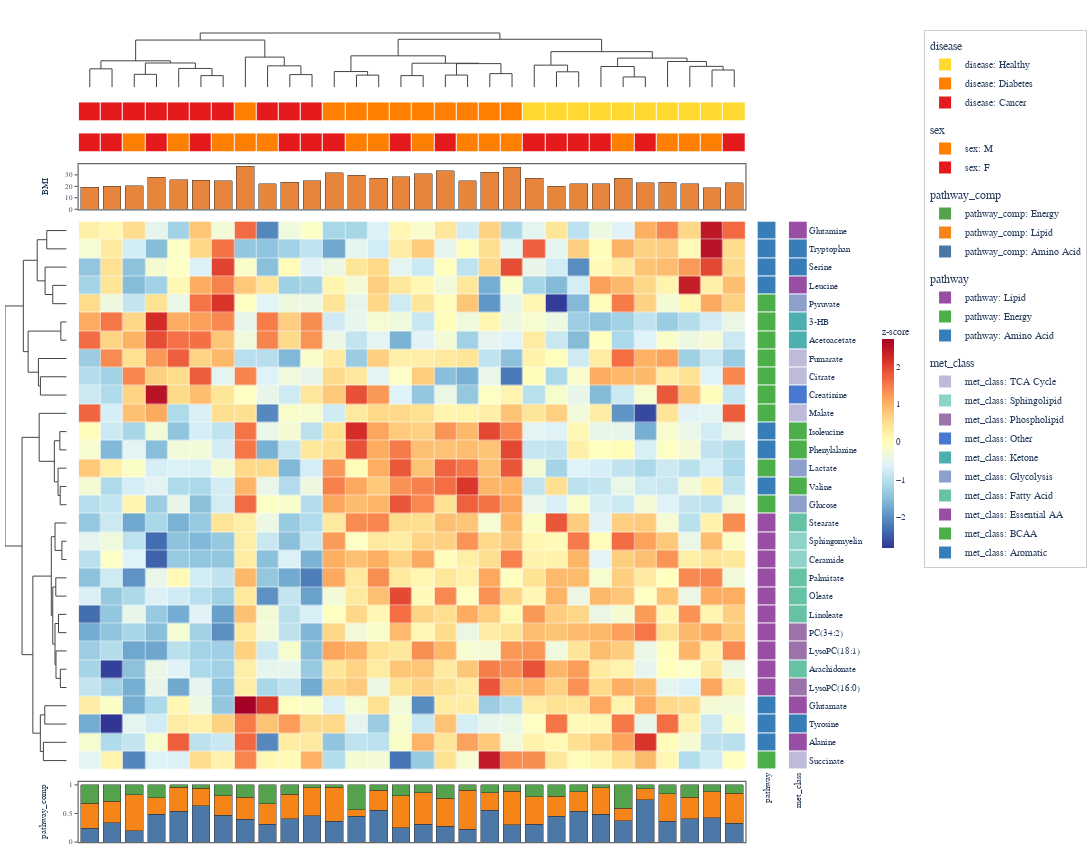

Notebook cell for this chart:
### Code cell
# ---------- 5. Clinical Metabolomics ----------
#
# Serum metabolite concentrations in a clinical cohort.
# Patients grouped by disease status; metabolites annotated by pathway and class.
# Stacked bars show pathway composition per patient.

rng5 = np.random.default_rng(2028)

# Metabolites from major pathways
aa_metabolites = ["Alanine", "Glutamine", "Glutamate", "Leucine", "Isoleucine",
                  "Valine", "Phenylalanine", "Tyrosine", "Tryptophan", "Serine"]
lipid_metabolites = ["Palmitate", "Stearate", "Oleate", "Linoleate", "Arachidonate",
                     "Sphingomyelin", "Ceramide", "LysoPC(16:0)", "LysoPC(18:1)", "PC(34:2)"]
energy_metabolites = ["Glucose", "Lactate", "Pyruvate", "Citrate", "Succinate",
                      "Fumarate", "Malate", "3-HB", "Acetoacetate", "Creatinine"]

all_metabolites = aa_metabolites + lipid_metabolites + energy_metabolites
met_pathway = ["Amino Acid"] * 10 + ["Lipid"] * 10 + ["Energy"] * 10
met_class = (["Essential AA"] * 4 + ["BCAA"] * 3 + ["Aromatic"] * 3 +
             ["Fatty Acid"] * 5 + ["Sphingolipid"] * 2 + ["Phospholipid"] * 3 +
             ["Glycolysis"] * 3 + ["TCA Cycle"] * 4 + ["Ketone"] * 2 + ["Other"] * 1)
n_met = len(all_metabolites)

# 30 patients: 10 Healthy, 10 Diabetes, 10 Cancer
n_patients = 30
disease = ["Healthy"] * 10 + ["Diabetes"] * 10 + ["Cancer"] * 10
sex = rng5.choice(["M", "F"], n_patients).tolist()
age = rng5.integers(35, 75, n_patients).astype(float)
bmi = np.concatenate([
    rng5.normal(23, 2, 10),   # Healthy
    rng5.normal(31, 3, 10),   # Diabetes
    rng5.normal(22, 3, 10),   # Cancer
])

patient_labels = [f"P{i+1:02d}" for i in range(n_patients)]

# Concentration data with disease-specific signatures
conc = rng5.standard_normal((n_met, n_patients)) * 0.6
# Diabetes: elevated BCAAs (Leucine, Isoleucine, Valine) and glucose
conc[4:7, 10:20] += 2.5   # BCAAs
conc[20, 10:20] += 3.0    # Glucose
conc[21, 10:20] += 2.0    # Lactate
# Cancer: altered lipids and ketone bodies
conc[10:20, 20:] -= 1.8   # Lipids down
conc[27:29, 20:] += 2.5   # Ketone bodies up
# Healthy: balanced amino acids
conc[:10, :10] += 0.5

df_met = pd.DataFrame(conc, index=all_metabolites, columns=patient_labels)

# Pathway composition per patient (stacked bar)
pathway_comp = rng5.dirichlet([3, 4, 2], n_patients)

top_ha5 = HeatmapAnnotation(
    disease=disease,
    sex=sex,
    BMI={"values": bmi, "type": "bar", "color": "#E8853D"},
)
bottom_ha5 = HeatmapAnnotation(
    pathway_comp={
        "values": pathway_comp,
        "type": "stacked_bar",
        "stack_names": ["Amino Acid", "Lipid", "Energy"],
        "colors": ["#4C78A8", "#F58518", "#54A24B"],
    },
)
right_ha5 = HeatmapAnnotation(
    pathway=met_pathway,
    met_class=met_class,
    which="row",
)

hm5 = ComplexHeatmap(
    df_met,
    top_annotation=top_ha5,
    bottom_annotation=bottom_ha5,
    right_annotation=right_ha5,
    colorscale="RdYlBu_r",
    normalize="row",
    name="z-score",
    cluster_method="complete",
    cluster_metric="correlation",
    width=1100,
    height=850,
)
hm5.to_plotly()

### Figure 1 — Plotly figure (JSON) as saved in the notebook; plotly's stock layout.template omitted (floating-point values rounded to 4 significant figures; data arrays with more than 128 entries replaced by an {"elided": "..."} marker saying what was removed)
{"data": [{"colorbar": {"len": 0.3, "outlinewidth": 0, "thickness": 12, "tickfont": {"family": "Arial, Helvetica, sans-serif", "size": 9}, "title": {"font": {"family": "Arial, Helvetica, sans-serif", "size": 10}, "text": "z-score"}, "x": 1.087, "xpad": 4, "y": 0.5}, "colorscale": [[0.0, "rgb(49,54,149)"], [0.1, "rgb(69,117,180)"], [0.2, "rgb(116,173,209)"], [0.3, "rgb(171,217,233)"], [0.4, "rgb(224,243,248)"], [0.5, "rgb(255,255,191)"], [0.6, "rgb(254,224,144)"], [0.7, "rgb(253,174,97)"], [0.8, "rgb(244,109,67)"], [0.9, "rgb(215,48,39)"], [1.0, "rgb(165,0,38)"]], "customdata": {"elided": "30x30x2 str values"}, "hovertemplate": "row: %{customdata[0]}<br>col: %{customdata[1]}<br>value: %{z:.3f}<extra></extra>", "x": [0.0, 1.0, 2.0, 3.0, 4.0, 5.0, 6.0, 7.0, 8.0, 9.0, 10.0, 11.0, 12.0, 13.0, 14.0, 15.0, 16.0, 17.0, 18.0, 19.0, 20.0, 21.0, 22.0, 23.0, 24.0, 25.0, 26.0, 27.0, 28.0, 29.0], "xgap": 0.5, "y": [0.0, 1.0, 2.0, 3.0, 4.0, 5.0, 6.0, 7.0, 8.0, 9.0, 10.0, 11.0, 12.0, 13.0, 14.0, 15.0, 16.0, 17.0, 18.0, 19.0, 20.0, 21.0, 22.0, 23.0, 24.0, 25.0, 26.0, 27.0, 28.0, 29.0], "ygap": 0.5, "z": {"elided": "30x30 float values"}, "type": "heatmap", "xaxis": "x6", "yaxis": "y6"}, {"hoverinfo": "none", "line": {"color": "#444444", "width": 1.0}, "mode": "lines", "showlegend": false, "x": [0.0, 0.0, 1.0, 1.0], "y": [0.0, 0.5728, 0.5728, 0.0], "type": "scatter", "xaxis": "x", "yaxis": "y"}, {"hoverinfo": "none", "line": {"color": "#444444", "width": 1.0}, "mode": "lines", "showlegend": false, "x": [2.0, 2.0, 3.0, 3.0], "y": [0.0, 0.3994, 0.3994, 0.0], "type": "scatter", "xaxis": "x", "yaxis": "y"}, {"hoverinfo": "none", "line": {"color": "#444444", "width": 1.0}, "mode": "lines", "showlegend": false, "x": [5.0, 5.0, 6.0, 6.0], "y": [0.0, 0.3589, 0.3589, 0.0], "type": "scatter", "xaxis": "x", "yaxis": "y"}, {"hoverinfo": "none", "line": {"color": "#444444", "width": 1.0}, "mode": "lines", "showlegend": false, "x": [4.0, 4.0, 5.5, 5.5], "y": [0.0, 0.5846, 0.5846, 0.3589], "type": "scatter", "xaxis": "x", "yaxis": "y"}, {"hoverinfo": "none", "line": {"color": "#444444", "width": 1.0}, "mode": "lines", "showlegend": false, "x": [2.5, 2.5, 4.75, 4.75], "y": [0.3994, 0.7559, 0.7559, 0.5846], "type": "scatter", "xaxis": "x", "yaxis": "y"}, {"hoverinfo": "none", "line": {"color": "#444444", "width": 1.0}, "mode": "lines", "showlegend": false, "x": [0.5, 0.5, 3.625, 3.625], "y": [0.5728, 0.8245, 0.8245, 0.7559], "type": "scatter", "xaxis": "x", "yaxis": "y"}, {"hoverinfo": "none", "line": {"color": "#444444", "width": 1.0}, "mode": "lines", "showlegend": false, "x": [9.0, 9.0, 10.0, 10.0], "y": [0.0, 0.3917, 0.3917, 0.0], "type": "scatter", "xaxis": "x", "yaxis": "y"}, {"hoverinfo": "none", "line": {"color": "#444444", "width": 1.0}, "mode": "lines", "showlegend": false, "x": [8.0, 8.0, 9.5, 9.5], "y": [0.0, 0.6662, 0.6662, 0.3917], "type": "scatter", "xaxis": "x", "yaxis": "y"}, {"hoverinfo": "none", "line": {"color": "#444444", "width": 1.0}, "mode": "lines", "showlegend": false, "x": [7.0, 7.0, 8.75, 8.75], "y": [0.0, 0.9406, 0.9406, 0.6662], "type": "scatter", "xaxis": "x", "yaxis": "y"}, {"hoverinfo": "none", "line": {"color": "#444444", "width": 1.0}, "mode": "lines", "showlegend": false, "x": [2.062, 2.062, 7.875, 7.875], "y": [0.8245, 1.475, 1.475, 0.9406], "type": "scatter", "xaxis": "x", "yaxis": "y"}, {"hoverinfo": "none", "line": {"color": "#444444", "width": 1.0}, "mode": "lines", "showlegend": false, "x": [12.0, 12.0, 13.0, 13.0], "y": [0.0, 0.3751, 0.3751, 0.0], "type": "scatter", "xaxis": "x", "yaxis": "y"}, {"hoverinfo": "none", "line": {"color": "#444444", "width": 1.0}, "mode": "lines", "showlegend": false, "x": [11.0, 11.0, 12.5, 12.5], "y": [0.0, 0.487, 0.487, 0.3751], "type": "scatter", "xaxis": "x", "yaxis": "y"}, {"hoverinfo": "none", "line": {"color": "#444444", "width": 1.0}, "mode": "lines", "showlegend": false, "x": [14.0, 14.0, 15.0, 15.0], "y": [0.0, 0.36, 0.36, 0.0], "type": "scatter", "xaxis": "x", "yaxis": "y"}, {"hoverinfo": "none", "line": {"color": "#444444", "width": 1.0}, "mode": "lines", "showlegend": false, "x": [16.0, 16.0, 17.0, 17.0], "y": [0.0, 0.3772, 0.3772, 0.0], "type": "scatter", "xaxis": "x", "yaxis": "y"}, {"hoverinfo": "none", "line": {"color": "#444444", "width": 1.0}, "mode": "lines", "showlegend": false, "x": [18.0, 18.0, 19.0, 19.0], "y": [0.0, 0.4217, 0.4217, 0.0], "type": "scatter", "xaxis": "x", "yaxis": "y"}, {"hoverinfo": "none", "line": {"color": "#444444", "width": 1.0}, "mode": "lines", "showlegend": false, "x": [16.5, 16.5, 18.5, 18.5], "y": [0.3772, 0.736, 0.736, 0.4217], "type": "scatter", "xaxis": "x", "yaxis": "y"}, {"hoverinfo": "none", "line": {"color": "#444444", "width": 1.0}, "mode": "lines", "showlegend": false, "x": [14.5, 14.5, 17.5, 17.5], "y": [0.36, 0.7486, 0.7486, 0.736], "type": "scatter", "xaxis": "x", "yaxis": "y"}, {"hoverinfo": "none", "line": {"color": "#444444", "width": 1.0}, "mode": "lines", "showlegend": false, "x": [11.75, 11.75, 16.0, 16.0], "y": [0.487, 0.9802, 0.9802, 0.7486], "type": "scatter", "xaxis": "x", "yaxis": "y"}, {"hoverinfo": "none", "line": {"color": "#444444", "width": 1.0}, "mode": "lines", "showlegend": false, "x": [21.0, 21.0, 22.0, 22.0], "y": [0.0, 0.4792, 0.4792, 0.0], "type": "scatter", "xaxis": "x", "yaxis": "y"}, {"hoverinfo": "none", "line": {"color": "#444444", "width": 1.0}, "mode": "lines", "showlegend": false, "x": [20.0, 20.0, 21.5, 21.5], "y": [0.0, 0.6881, 0.6881, 0.4792], "type": "scatter", "xaxis": "x", "yaxis": "y"}, {"hoverinfo": "none", "line": {"color": "#444444", "width": 1.0}, "mode": "lines", "showlegend": false, "x": [24.0, 24.0, 25.0, 25.0], "y": [0.0, 0.3183, 0.3183, 0.0], "type": "scatter", "xaxis": "x", "yaxis": "y"}, {"hoverinfo": "none", "line": {"color": "#444444", "width": 1.0}, "mode": "lines", "showlegend": false, "x": [23.0, 23.0, 24.5, 24.5], "y": [0.0, 0.645, 0.645, 0.3183], "type": "scatter", "xaxis": "x", "yaxis": "y"}, {"hoverinfo": "none", "line": {"color": "#444444", "width": 1.0}, "mode": "lines", "showlegend": false, "x": [28.0, 28.0, 29.0, 29.0], "y": [0.0, 0.5359, 0.5359, 0.0], "type": "scatter", "xaxis": "x", "yaxis": "y"}, {"hoverinfo": "none", "line": {"color": "#444444", "width": 1.0}, "mode": "lines", "showlegend": false, "x": [27.0, 27.0, 28.5, 28.5], "y": [0.0, 0.6497, 0.6497, 0.5359], "type": "scatter", "xaxis": "x", "yaxis": "y"}, {"hoverinfo": "none", "line": {"color": "#444444", "width": 1.0}, "mode": "lines", "showlegend": false, "x": [26.0, 26.0, 27.75, 27.75], "y": [0.0, 0.8036, 0.8036, 0.6497], "type": "scatter", "xaxis": "x", "yaxis": "y"}, {"hoverinfo": "none", "line": {"color": "#444444", "width": 1.0}, "mode": "lines", "showlegend": false, "x": [23.75, 23.75, 26.88, 26.88], "y": [0.645, 0.9094, 0.9094, 0.8036], "type": "scatter", "xaxis": "x", "yaxis": "y"}, {"hoverinfo": "none", "line": {"color": "#444444", "width": 1.0}, "mode": "lines", "showlegend": false, "x": [20.75, 20.75, 25.31, 25.31], "y": [0.6881, 1.112, 1.112, 0.9094], "type": "scatter", "xaxis": "x", "yaxis": "y"}, {"hoverinfo": "none", "line": {"color": "#444444", "width": 1.0}, "mode": "lines", "showlegend": false, "x": [13.88, 13.88, 23.03, 23.03], "y": [0.9802, 1.5, 1.5, 1.112], "type": "scatter", "xaxis": "x", "yaxis": "y"}, {"hoverinfo": "none", "line": {"color": "#444444", "width": 1.0}, "mode": "lines", "showlegend": false, "x": [4.969, 4.969, 18.45, 18.45], "y": [1.475, 1.697, 1.697, 1.5], "type": "scatter", "xaxis": "x", "yaxis": "y"}, {"hoverinfo": "none", "line": {"color": "#444444", "width": 1.0}, "mode": "lines", "showlegend": false, "x": [-0.0, -0.6001, -0.6001, -0.0], "y": [0.0, 0.0, 1.0, 1.0], "type": "scatter", "xaxis": "x5", "yaxis": "y5"}, {"hoverinfo": "none", "line": {"color": "#444444", "width": 1.0}, "mode": "lines", "showlegend": false, "x": [-0.0, -0.4188, -0.4188, -0.0], "y": [3.0, 3.0, 4.0, 4.0], "type": "scatter", "xaxis": "x5", "yaxis": "y5"}, {"hoverinfo": "none", "line": {"color": "#444444", "width": 1.0}, "mode": "lines", "showlegend": false, "x": [-0.0, -0.6496, -0.6496, -0.4188], "y": [2.0, 2.0, 3.5, 3.5], "type": "scatter", "xaxis": "x5", "yaxis": "y5"}, {"hoverinfo": "none", "line": {"color": "#444444", "width": 1.0}, "mode": "lines", "showlegend": false, "x": [-0.6001, -0.8875, -0.8875, -0.6496], "y": [0.5, 0.5, 2.75, 2.75], "type": "scatter", "xaxis": "x5", "yaxis": "y5"}, {"hoverinfo": "none", "line": {"color": "#444444", "width": 1.0}, "mode": "lines", "showlegend": false, "x": [-0.0, -0.175, -0.175, -0.0], "y": [5.0, 5.0, 6.0, 6.0], "type": "scatter", "xaxis": "x5", "yaxis": "y5"}, {"hoverinfo": "none", "line": {"color": "#444444", "width": 1.0}, "mode": "lines", "showlegend": false, "x": [-0.0, -0.791, -0.791, -0.0], "y": [8.0, 8.0, 9.0, 9.0], "type": "scatter", "xaxis": "x5", "yaxis": "y5"}, {"hoverinfo": "none", "line": {"color": "#444444", "width": 1.0}, "mode": "lines", "showlegend": false, "x": [-0.0, -0.8516, -0.8516, -0.791], "y": [7.0, 7.0, 8.5, 8.5], "type": "scatter", "xaxis": "x5", "yaxis": "y5"}, {"hoverinfo": "none", "line": {"color": "#444444", "width": 1.0}, "mode": "lines", "showlegend": false, "x": [-0.175, -1.162, -1.162, -0.8516], "y": [5.5, 5.5, 7.75, 7.75], "type": "scatter", "xaxis": "x5", "yaxis": "y5"}, {"hoverinfo": "none", "line": {"color": "#444444", "width": 1.0}, "mode": "lines", "showlegend": false, "x": [-0.8875, -1.306, -1.306, -1.162], "y": [1.625, 1.625, 6.625, 6.625], "type": "scatter", "xaxis": "x5", "yaxis": "y5"}, {"hoverinfo": "none", "line": {"color": "#444444", "width": 1.0}, "mode": "lines", "showlegend": false, "x": [-0.0, -0.2058, -0.2058, -0.0], "y": [11.0, 11.0, 12.0, 12.0], "type": "scatter", "xaxis": "x5", "yaxis": "y5"}, {"hoverinfo": "none", "line": {"color": "#444444", "width": 1.0}, "mode": "lines", "showlegend": false, "x": [-0.0, -0.1946, -0.1946, -0.0], "y": [14.0, 14.0, 15.0, 15.0], "type": "scatter", "xaxis": "x5", "yaxis": "y5"}, {"hoverinfo": "none", "line": {"color": "#444444", "width": 1.0}, "mode": "lines", "showlegend": false, "x": [-0.0, -0.2588, -0.2588, -0.1946], "y": [13.0, 13.0, 14.5, 14.5], "type": "scatter", "xaxis": "x5", "yaxis": "y5"}, {"hoverinfo": "none", "line": {"color": "#444444", "width": 1.0}, "mode": "lines", "showlegend": false, "x": [-0.2058, -0.3705, -0.3705, -0.2588], "y": [11.5, 11.5, 13.75, 13.75], "type": "scatter", "xaxis": "x5", "yaxis": "y5"}, {"hoverinfo": "none", "line": {"color": "#444444", "width": 1.0}, "mode": "lines", "showlegend": false, "x": [-0.0, -0.8282, -0.8282, -0.3705], "y": [10.0, 10.0, 12.62, 12.62], "type": "scatter", "xaxis": "x5", "yaxis": "y5"}, {"hoverinfo": "none", "line": {"color": "#444444", "width": 1.0}, "mode": "lines", "showlegend": false, "x": [-0.0, -0.1437, -0.1437, -0.0], "y": [17.0, 17.0, 18.0, 18.0], "type": "scatter", "xaxis": "x5", "yaxis": "y5"}, {"hoverinfo": "none", "line": {"color": "#444444", "width": 1.0}, "mode": "lines", "showlegend": false, "x": [-0.0, -0.3507, -0.3507, -0.1437], "y": [16.0, 16.0, 17.5, 17.5], "type": "scatter", "xaxis": "x5", "yaxis": "y5"}, {"hoverinfo": "none", "line": {"color": "#444444", "width": 1.0}, "mode": "lines", "showlegend": false, "x": [-0.0, -0.3273, -0.3273, -0.0], "y": [19.0, 19.0, 20.0, 20.0], "type": "scatter", "xaxis": "x5", "yaxis": "y5"}, {"hoverinfo": "none", "line": {"color": "#444444", "width": 1.0}, "mode": "lines", "showlegend": false, "x": [-0.0, -0.246, -0.246, -0.0], "y": [21.0, 21.0, 22.0, 22.0], "type": "scatter", "xaxis": "x5", "yaxis": "y5"}, {"hoverinfo": "none", "line": {"color": "#444444", "width": 1.0}, "mode": "lines", "showlegend": false, "x": [-0.0, -0.1898, -0.1898, -0.0], "y": [24.0, 24.0, 25.0, 25.0], "type": "scatter", "xaxis": "x5", "yaxis": "y5"}, {"hoverinfo": "none", "line": {"color": "#444444", "width": 1.0}, "mode": "lines", "showlegend": false, "x": [-0.0, -0.3216, -0.3216, -0.1898], "y": [23.0, 23.0, 24.5, 24.5], "type": "scatter", "xaxis": "x5", "yaxis": "y5"}, {"hoverinfo": "none", "line": {"color": "#444444", "width": 1.0}, "mode": "lines", "showlegend": false, "x": [-0.246, -0.3506, -0.3506, -0.3216], "y": [21.5, 21.5, 23.75, 23.75], "type": "scatter", "xaxis": "x5", "yaxis": "y5"}, {"hoverinfo": "none", "line": {"color": "#444444", "width": 1.0}, "mode": "lines", "showlegend": false, "x": [-0.3273, -0.4192, -0.4192, -0.3506], "y": [19.5, 19.5, 22.62, 22.62], "type": "scatter", "xaxis": "x5", "yaxis": "y5"}, {"hoverinfo": "none", "line": {"color": "#444444", "width": 1.0}, "mode": "lines", "showlegend": false, "x": [-0.3507, -0.463, -0.463, -0.4192], "y": [16.75, 16.75, 21.06, 21.06], "type": "scatter", "xaxis": "x5", "yaxis": "y5"}, {"hoverinfo": "none", "line": {"color": "#444444", "width": 1.0}, "mode": "lines", "showlegend": false, "x": [-0.0, -0.6596, -0.6596, -0.0], "y": [26.0, 26.0, 27.0, 27.0], "type": "scatter", "xaxis": "x5", "yaxis": "y5"}, {"hoverinfo": "none", "line": {"color": "#444444", "width": 1.0}, "mode": "lines", "showlegend": false, "x": [-0.0, -0.7014, -0.7014, -0.0], "y": [28.0, 28.0, 29.0, 29.0], "type": "scatter", "xaxis": "x5", "yaxis": "y5"}, {"hoverinfo": "none", "line": {"color": "#444444", "width": 1.0}, "mode": "lines", "showlegend": false, "x": [-0.6596, -0.7936, -0.7936, -0.7014], "y": [26.5, 26.5, 28.5, 28.5], "type": "scatter", "xaxis": "x5", "yaxis": "y5"}, {"hoverinfo": "none", "line": {"color": "#444444", "width": 1.0}, "mode": "lines", "showlegend": false, "x": [-0.463, -1.019, -1.019, -0.7936], "y": [18.91, 18.91, 27.5, 27.5], "type": "scatter", "xaxis": "x5", "yaxis": "y5"}, {"hoverinfo": "none", "line": {"color": "#444444", "width": 1.0}, "mode": "lines", "showlegend": false, "x": [-0.8282, -1.345, -1.345, -1.019], "y": [11.31, 11.31, 23.2, 23.2], "type": "scatter", "xaxis": "x5", "yaxis": "y5"}, {"hoverinfo": "none", "line": {"color": "#444444", "width": 1.0}, "mode": "lines", "showlegend": false, "x": [-1.306, -1.858, -1.858, -1.345], "y": [4.125, 4.125, 17.26, 17.26], "type": "scatter", "xaxis": "x5", "yaxis": "y5"}, {"colorscale": [[0.0, "#E41A1C"], [0.3333, "#E41A1C"], [0.3333, "#FF7F00"], [0.6667, "#FF7F00"], [0.6667, "#FFD92F"], [1.0, "#FFD92F"]], "customdata": [["Cancer", "Cancer", "Cancer", "Cancer", "Cancer", "Cancer", "Cancer", "Diabetes", "Cancer", "Cancer", "Cancer", "Diabetes", "Diabetes", "Diabetes", "Diabetes", "Diabetes", "Diabetes", "Diabetes", "Diabetes", "Diabetes", "Healthy", "Healthy", "Healthy", "Healthy", "Healthy", "Healthy", "Healthy", "Healthy", "Healthy", "Healthy"]], "hovertemplate": "disease: %{customdata}<extra></extra>", "showscale": false, "x": [0.0, 1.0, 2.0, 3.0, 4.0, 5.0, 6.0, 7.0, 8.0, 9.0, 10.0, 11.0, 12.0, 13.0, 14.0, 15.0, 16.0, 17.0, 18.0, 19.0, 20.0, 21.0, 22.0, 23.0, 24.0, 25.0, 26.0, 27.0, 28.0, 29.0], "xgap": 1, "y": ["disease"], "ygap": 1, "z": [[0, 0, 0, 0, 0, 0, 0, 1, 0, 0, 0, 1, 1, 1, 1, 1, 1, 1, 1, 1, 2, 2, 2, 2, 2, 2, 2, 2, 2, 2]], "zmax": 2.5, "zmin": -0.5, "type": "heatmap", "xaxis": "x2", "yaxis": "y2"}, {"colorscale": [[0.0, "#E41A1C"], [0.5, "#E41A1C"], [0.5, "#FF7F00"], [1.0, "#FF7F00"]], "customdata": [["F", "F", "M", "F", "M", "F", "M", "M", "M", "F", "F", "F", "M", "M", "F", "M", "F", "M", "M", "M", "F", "F", "F", "F", "M", "F", "M", "M", "M", "F"]], "hovertemplate": "sex: %{customdata}<extra></extra>", "showscale": false, "x": [0.0, 1.0, 2.0, 3.0, 4.0, 5.0, 6.0, 7.0, 8.0, 9.0, 10.0, 11.0, 12.0, 13.0, 14.0, 15.0, 16.0, 17.0, 18.0, 19.0, 20.0, 21.0, 22.0, 23.0, 24.0, 25.0, 26.0, 27.0, 28.0, 29.0], "xgap": 1, "y": ["sex"], "ygap": 1, "z": [[0, 0, 1, 0, 1, 0, 1, 1, 1, 0, 0, 0, 1, 1, 0, 1, 0, 1, 1, 1, 0, 0, 0, 0, 1, 0, 1, 1, 1, 0]], "zmax": 1.5, "zmin": -0.5, "type": "heatmap", "xaxis": "x3", "yaxis": "y3"}, {"hovertemplate": "BMI: %{y:.2f}<extra></extra>", "marker": {"color": "#E8853D", "line": {"color": "#333333", "width": 0.5}}, "name": "BMI", "showlegend": false, "x": [0.0, 1.0, 2.0, 3.0, 4.0, 5.0, 6.0, 7.0, 8.0, 9.0, 10.0, 11.0, 12.0, 13.0, 14.0, 15.0, 16.0, 17.0, 18.0, 19.0, 20.0, 21.0, 22.0, 23.0, 24.0, 25.0, 26.0, 27.0, 28.0, 29.0], "y": [19.04, 20.27, 20.61, 27.79, 25.71, 25.53, 24.89, 37.38, 22.39, 23.48, 24.75, 32.08, 29.73, 26.87, 28.56, 31.06, 33.7, 24.7, 32.11, 36.46, 26.88, 20.15, 22.11, 22.4, 27.19, 23.01, 23.73, 22.47, 18.85, 22.97], "type": "bar", "xaxis": "x4", "yaxis": "y4"}, {"hovertemplate": "Amino Acid: %{y:.2f}<extra></extra>", "legendgroup": "pathway_comp", "marker": {"color": "#4C78A8", "line": {"color": "#333333", "width": 0.5}}, "name": "pathway_comp: Amino Acid", "showlegend": false, "x": [0.0, 1.0, 2.0, 3.0, 4.0, 5.0, 6.0, 7.0, 8.0, 9.0, 10.0, 11.0, 12.0, 13.0, 14.0, 15.0, 16.0, 17.0, 18.0, 19.0, 20.0, 21.0, 22.0, 23.0, 24.0, 25.0, 26.0, 27.0, 28.0, 29.0], "y": [0.2423, 0.3341, 0.1953, 0.4875, 0.5399, 0.6376, 0.4676, 0.4016, 0.3132, 0.4072, 0.4585, 0.3612, 0.4487, 0.552, 0.2532, 0.3081, 0.2753, 0.2205, 0.5567, 0.2985, 0.3093, 0.4545, 0.5381, 0.4893, 0.3712, 0.7436, 0.3634, 0.405, 0.4275, 0.3327], "type": "bar", "xaxis": "x9", "yaxis": "y9"}, {"hovertemplate": "Lipid: %{y:.2f}<extra></extra>", "legendgroup": "pathway_comp", "marker": {"color": "#F58518", "line": {"color": "#333333", "width": 0.5}}, "name": "pathway_comp: Lipid", "showlegend": false, "x": [0.0, 1.0, 2.0, 3.0, 4.0, 5.0, 6.0, 7.0, 8.0, 9.0, 10.0, 11.0, 12.0, 13.0, 14.0, 15.0, 16.0, 17.0, 18.0, 19.0, 20.0, 21.0, 22.0, 23.0, 24.0, 25.0, 26.0, 27.0, 28.0, 29.0], "y": [0.4331, 0.3804, 0.6345, 0.2863, 0.4169, 0.301, 0.3451, 0.3856, 0.3536, 0.4259, 0.492, 0.5982, 0.1199, 0.3587, 0.5584, 0.5524, 0.4921, 0.6844, 0.3048, 0.5877, 0.4863, 0.3446, 0.3429, 0.4585, 0.2215, 0.1936, 0.4783, 0.3782, 0.455, 0.5237], "type": "bar", "xaxis": "x9", "yaxis": "y9"}, {"hovertemplate": "Energy: %{y:.2f}<extra></extra>", "legendgroup": "pathway_comp", "marker": {"color": "#54A24B", "line": {"color": "#333333", "width": 0.5}}, "name": "pathway_comp: Energy", "showlegend": false, "x": [0.0, 1.0, 2.0, 3.0, 4.0, 5.0, 6.0, 7.0, 8.0, 9.0, 10.0, 11.0, 12.0, 13.0, 14.0, 15.0, 16.0, 17.0, 18.0, 19.0, 20.0, 21.0, 22.0, 23.0, 24.0, 25.0, 26.0, 27.0, 28.0, 29.0], "y": [0.3246, 0.2855, 0.1702, 0.2261, 0.04317, 0.06135, 0.1873, 0.2127, 0.3331, 0.1669, 0.04948, 0.04067, 0.4314, 0.08928, 0.1883, 0.1394, 0.2326, 0.09515, 0.1385, 0.1138, 0.2044, 0.2009, 0.119, 0.05221, 0.4072, 0.0628, 0.1583, 0.2168, 0.1175, 0.1435], "type": "bar", "xaxis": "x9", "yaxis": "y9"}, {"colorscale": [[0.0, "#377EB8"], [0.3333, "#377EB8"], [0.3333, "#4DAF4A"], [0.6667, "#4DAF4A"], [0.6667, "#984EA3"], [1.0, "#984EA3"]], "customdata": [["Amino Acid"], ["Amino Acid"], ["Amino Acid"], ["Amino Acid"], ["Energy"], ["Energy"], ["Energy"], ["Energy"], ["Energy"], ["Energy"], ["Energy"], ["Amino Acid"], ["Amino Acid"], ["Energy"], ["Amino Acid"], ["Energy"], ["Lipid"], ["Lipid"], ["Lipid"], ["Lipid"], ["Lipid"], ["Lipid"], ["Lipid"], ["Lipid"], ["Lipid"], ["Lipid"], ["Amino Acid"], ["Amino Acid"], ["Amino Acid"], ["Energy"]], "hovertemplate": "pathway: %{customdata}<extra></extra>", "showscale": false, "x": ["pathway"], "xgap": 1, "y": [0.0, 1.0, 2.0, 3.0, 4.0, 5.0, 6.0, 7.0, 8.0, 9.0, 10.0, 11.0, 12.0, 13.0, 14.0, 15.0, 16.0, 17.0, 18.0, 19.0, 20.0, 21.0, 22.0, 23.0, 24.0, 25.0, 26.0, 27.0, 28.0, 29.0], "ygap": 1, "z": [[0], [0], [0], [0], [1], [1], [1], [1], [1], [1], [1], [0], [0], [1], [0], [1], [2], [2], [2], [2], [2], [2], [2], [2], [2], [2], [0], [0], [0], [1]], "zmax": 2.5, "zmin": -0.5, "type": "heatmap", "xaxis": "x7", "yaxis": "y7"}, {"colorscale": [[0.0, "#377EB8"], [0.1, "#377EB8"], [0.1, "#4DAF4A"], [0.2, "#4DAF4A"], [0.2, "#984EA3"], [0.3, "#984EA3"], [0.3, "#66C2A5"], [0.4, "#66C2A5"], [0.4, "#8DA0CB"], [0.5, "#8DA0CB"], [0.5, "#4EAFB0"], [0.6, "#4EAFB0"], [0.6, "#4878CF"], [0.7, "#4878CF"], [0.7, "#9B72AA"], [0.8, "#9B72AA"], [0.8, "#8DD3C7"], [0.9, "#8DD3C7"], [0.9, "#BEBADA"], [1.0, "#BEBADA"]], "customdata": [["Essential AA"], ["Aromatic"], ["Aromatic"], ["Essential AA"], ["Glycolysis"], ["Ketone"], ["Ketone"], ["TCA Cycle"], ["TCA Cycle"], ["Other"], ["TCA Cycle"], ["BCAA"], ["BCAA"], ["Glycolysis"], ["BCAA"], ["Glycolysis"], ["Fatty Acid"], ["Sphingolipid"], ["Sphingolipid"], ["Fatty Acid"], ["Fatty Acid"], ["Fatty Acid"], ["Phospholipid"], ["Phospholipid"], ["Fatty Acid"], ["Phospholipid"], ["Essential AA"], ["Aromatic"], ["Essential AA"], ["TCA Cycle"]], "hovertemplate": "met_class: %{customdata}<extra></extra>", "showscale": false, "x": ["met_class"], "xgap": 1, "y": [0.0, 1.0, 2.0, 3.0, 4.0, 5.0, 6.0, 7.0, 8.0, 9.0, 10.0, 11.0, 12.0, 13.0, 14.0, 15.0, 16.0, 17.0, 18.0, 19.0, 20.0, 21.0, 22.0, 23.0, 24.0, 25.0, 26.0, 27.0, 28.0, 29.0], "ygap": 1, "z": [[2], [0], [0], [2], [4], [5], [5], [9], [9], [6], [9], [1], [1], [4], [1], [4], [3], [8], [8], [3], [3], [3], [7], [7], [3], [7], [2], [0], [2], [9]], "zmax": 9.5, "zmin": -0.5, "type": "heatmap", "xaxis": "x8", "yaxis": "y8"}, {"legendgroup": "disease", "legendgrouptitle": {"text": "disease"}, "marker": {"color": "#E41A1C", "size": 10, "symbol": "square"}, "mode": "markers", "name": "disease: Cancer", "showlegend": true, "x": [null], "y": [null], "type": "scatter"}, {"legendgroup": "disease", "legendgrouptitle": {"text": "disease"}, "marker": {"color": "#FF7F00", "size": 10, "symbol": "square"}, "mode": "markers", "name": "disease: Diabetes", "showlegend": true, "x": [null], "y": [null], "type": "scatter"}, {"legendgroup": "disease", "legendgrouptitle": {"text": "disease"}, "marker": {"color": "#FFD92F", "size": 10, "symbol": "square"}, "mode": "markers", "name": "disease: Healthy", "showlegend": true, "x": [null], "y": [null], "type": "scatter"}, {"legendgroup": "sex", "legendgrouptitle": {"text": "sex"}, "marker": {"color": "#E41A1C", "size": 10, "symbol": "square"}, "mode": "markers", "name": "sex: F", "showlegend": true, "x": [null], "y": [null], "type": "scatter"}, {"legendgroup": "sex", "legendgrouptitle": {"text": "sex"}, "marker": {"color": "#FF7F00", "size": 10, "symbol": "square"}, "mode": "markers", "name": "sex: M", "showlegend": true, "x": [null], "y": [null], "type": "scatter"}, {"legendgroup": "pathway_comp", "legendgrouptitle": {"text": "pathway_comp"}, "marker": {"color": "#4C78A8", "size": 10, "symbol": "square"}, "mode": "markers", "name": "pathway_comp: Amino Acid", "showlegend": true, "x": [null], "y": [null], "type": "scatter"}, {"legendgroup": "pathway_comp", "legendgrouptitle": {"text": "pathway_comp"}, "marker": {"color": "#F58518", "size": 10, "symbol": "square"}, "mode": "markers", "name": "pathway_comp: Lipid", "showlegend": true, "x": [null], "y": [null], "type": "scatter"}, {"legendgroup": "pathway_comp", "legendgrouptitle": {"text": "pathway_comp"}, "marker": {"color": "#54A24B", "size": 10, "symbol": "square"}, "mode": "markers", "name": "pathway_comp: Energy", "showlegend": true, "x": [null], "y": [null], "type": "scatter"}, {"legendgroup": "pathway", "legendgrouptitle": {"text": "pathway"}, "marker": {"color": "#377EB8", "size": 10, "symbol": "square"}, "mode": "markers", "name": "pathway: Amino Acid", "showlegend": true, "x": [null], "y": [null], "type": "scatter"}, {"legendgroup": "pathway", "legendgrouptitle": {"text": "pathway"}, "marker": {"color": "#4DAF4A", "size": 10, "symbol": "square"}, "mode": "markers", "name": "pathway: Energy", "showlegend": true, "x": [null], "y": [null], "type": "scatter"}, {"legendgroup": "pathway", "legendgrouptitle": {"text": "pathway"}, "marker": {"color": "#984EA3", "size": 10, "symbol": "square"}, "mode": "markers", "name": "pathway: Lipid", "showlegend": true, "x": [null], "y": [null], "type": "scatter"}, {"legendgroup": "met_class", "legendgrouptitle": {"text": "met_class"}, "marker": {"color": "#377EB8", "size": 10, "symbol": "square"}, "mode": "markers", "name": "met_class: Aromatic", "showlegend": true, "x": [null], "y": [null], "type": "scatter"}, {"legendgroup": "met_class", "legendgrouptitle": {"text": "met_class"}, "marker": {"color": "#4DAF4A", "size": 10, "symbol": "square"}, "mode": "markers", "name": "met_class: BCAA", "showlegend": true, "x": [null], "y": [null], "type": "scatter"}, {"legendgroup": "met_class", "legendgrouptitle": {"text": "met_class"}, "marker": {"color": "#984EA3", "size": 10, "symbol": "square"}, "mode": "markers", "name": "met_class: Essential AA", "showlegend": true, "x": [null], "y": [null], "type": "scatter"}, {"legendgroup": "met_class", "legendgrouptitle": {"text": "met_class"}, "marker": {"color": "#66C2A5", "size": 10, "symbol": "square"}, "mode": "markers", "name": "met_class: Fatty Acid", "showlegend": true, "x": [null], "y": [null], "type": "scatter"}, {"legendgroup": "met_class", "legendgrouptitle": {"text": "met_class"}, "marker": {"color": "#8DA0CB", "size": 10, "symbol": "square"}, "mode": "markers", "name": "met_class: Glycolysis", "showlegend": true, "x": [null], "y": [null], "type": "scatter"}, {"legendgroup": "met_class", "legendgrouptitle": {"text": "met_class"}, "marker": {"color": "#4EAFB0", "size": 10, "symbol": "square"}, "mode": "markers", "name": "met_class: Ketone", "showlegend": true, "x": [null], "y": [null], "type": "scatter"}, {"legendgroup": "met_class", "legendgrouptitle": {"text": "met_class"}, "marker": {"color": "#4878CF", "size": 10, "symbol": "square"}, "mode": "markers", "name": "met_class: Other", "showlegend": true, "x": [null], "y": [null], "type": "scatter"}, {"legendgroup": "met_class", "legendgrouptitle": {"text": "met_class"}, "marker": {"color": "#9B72AA", "size": 10, "symbol": "square"}, "mode": "markers", "name": "met_class: Phospholipid", "showlegend": true, "x": [null], "y": [null], "type": "scatter"}, {"legendgroup": "met_class", "legendgrouptitle": {"text": "met_class"}, "marker": {"color": "#8DD3C7", "size": 10, "symbol": "square"}, "mode": "markers", "name": "met_class: Sphingolipid", "showlegend": true, "x": [null], "y": [null], "type": "scatter"}, {"legendgroup": "met_class", "legendgrouptitle": {"text": "met_class"}, "marker": {"color": "#BEBADA", "size": 10, "symbol": "square"}, "mode": "markers", "name": "met_class: TCA Cycle", "showlegend": true, "x": [null], "y": [null], "type": "scatter"}], "layout": {"xaxis": {"anchor": "y", "domain": [0.09178, 0.922], "matches": "x9", "showticklabels": false, "showgrid": false, "zeroline": false, "showline": false}, "yaxis": {"anchor": "x", "domain": [0.926, 1.0], "showgrid": false, "zeroline": false, "showticklabels": false, "showline": false}, "xaxis2": {"anchor": "y2", "domain": [0.09178, 0.922], "matches": "x9", "showticklabels": false, "showgrid": false, "zeroline": false, "showline": false}, "yaxis2": {"anchor": "x2", "domain": [0.8879, 0.911], "showgrid": false, "zeroline": false, "showticklabels": false, "showline": false}, "xaxis3": {"anchor": "y3", "domain": [0.09178, 0.922], "matches": "x9", "showticklabels": false, "showgrid": false, "zeroline": false, "showline": false}, "yaxis3": {"anchor": "x3", "domain": [0.8498, 0.8729], "showgrid": false, "zeroline": false, "showticklabels": false, "showline": false}, "xaxis4": {"anchor": "y4", "domain": [0.09178, 0.922], "matches": "x9", "showticklabels": false, "showgrid": false, "zeroline": false, "showline": true, "linewidth": 1.2, "linecolor": "#666666", "mirror": true}, "yaxis4": {"anchor": "x4", "domain": [0.7793, 0.8348], "showgrid": false, "zeroline": false, "showticklabels": true, "showline": true, "title": {"font": {"size": 9, "family": "Arial, Helvetica, sans-serif"}, "text": "BMI"}, "linewidth": 1.2, "linecolor": "#666666", "mirror": true, "tickfont": {"size": 7, "family": "Arial, Helvetica, sans-serif"}, "ticks": "outside", "ticklen": 3}, "xaxis5": {"anchor": "y5", "domain": [0.0, 0.07678], "showgrid": false, "zeroline": false, "showticklabels": false, "showline": false}, "yaxis5": {"anchor": "x5", "domain": [0.089, 0.7643], "showgrid": false, "zeroline": false, "showticklabels": false, "showline": false, "range": [29.5, -0.5], "autorange": false}, "xaxis6": {"anchor": "y6", "domain": [0.09178, 0.922], "matches": "x9", "showticklabels": false, "showgrid": false, "zeroline": false, "showline": false}, "yaxis6": {"anchor": "x6", "domain": [0.089, 0.7643], "matches": "y5", "showticklabels": false, "showgrid": false, "zeroline": false, "showline": false, "range": [29.5, -0.5], "autorange": false}, "xaxis7": {"anchor": "y7", "domain": [0.937, 0.961], "showgrid": false, "zeroline": false, "showticklabels": true, "showline": false, "tickfont": {"size": 9, "family": "Arial, Helvetica, sans-serif"}, "tickvals": ["pathway"], "ticktext": ["pathway"], "tickangle": -90}, "yaxis7": {"anchor": "x7", "domain": [0.089, 0.7643], "matches": "y5", "showticklabels": false, "showgrid": false, "zeroline": false, "showline": false, "range": [29.5, -0.5], "autorange": false}, "xaxis8": {"anchor": "y8", "domain": [0.976, 1.0], "showgrid": false, "zeroline": false, "showticklabels": true, "showline": false, "tickfont": {"size": 9, "family": "Arial, Helvetica, sans-serif"}, "tickvals": ["met_class"], "ticktext": ["met_class"], "tickangle": -90}, "yaxis8": {"anchor": "x8", "domain": [0.089, 0.7643], "matches": "y5", "showticklabels": true, "showgrid": false, "zeroline": false, "showline": false, "tickfont": {"size": 9, "family": "Arial, Helvetica, sans-serif"}, "tickvals": [0, 1, 2, 3, 4, 5, 6, 7, 8, 9, 10, 11, 12, 13, 14, 15, 16, 17, 18, 19, 20, 21, 22, 23, 24, 25, 26, 27, 28, 29], "ticktext": ["Glutamine", "Tryptophan", "Serine", "Leucine", "Pyruvate", "3-HB", "Acetoacetate", "Fumarate", "Citrate", "Creatinine", "Malate", "Isoleucine", "Phenylalanine", "Lactate", "Valine", "Glucose", "Stearate", "Sphingomyelin", "Ceramide", "Palmitate", "Oleate", "Linoleate", "PC(34:2)", "LysoPC(18:1)", "Arachidonate", "LysoPC(16:0)", "Glutamate", "Tyrosine", "Alanine", "Succinate"], "side": "right", "range": [29.5, -0.5], "autorange": false}, "xaxis9": {"anchor": "y9", "domain": [0.09178, 0.922], "showgrid": false, "zeroline": false, "showticklabels": false, "showline": true, "tickfont": {"size": 10, "family": "Arial, Helvetica, sans-serif"}, "tickvals": [0, 1, 2, 3, 4, 5, 6, 7, 8, 9, 10, 11, 12, 13, 14, 15, 16, 17, 18, 19, 20, 21, 22, 23, 24, 25, 26, 27, 28, 29], "ticktext": ["P27", "P29", "P21", "P26", "P22", "P23", "P24", "P11", "P25", "P28", "P30", "P15", "P12", "P19", "P17", "P20", "P14", "P18", "P13", "P16", "P01", "P04", "P10", "P06", "P07", "P08", "P03", "P05", "P02", "P09"], "tickangle": -90, "side": "bottom", "linewidth": 1.2, "linecolor": "#666666", "mirror": true}, "yaxis9": {"anchor": "x9", "domain": [0.0, 0.074], "showgrid": false, "zeroline": false, "showticklabels": true, "showline": true, "title": {"font": {"size": 9, "family": "Arial, Helvetica, sans-serif"}, "text": "pathway_comp"}, "linewidth": 1.2, "linecolor": "#666666", "mirror": true, "tickfont": {"size": 7, "family": "Arial, Helvetica, sans-serif"}, "ticks": "outside", "ticklen": 3}, "barmode": "stack", "margin": {"l": 5, "r": 271, "t": 30, "b": 5}, "font": {"family": "Arial, Helvetica, sans-serif", "size": 11}, "legend": {"font": {"size": 10, "family": "Arial, Helvetica, sans-serif"}, "x": 1.145, "y": 1.0, "xanchor": "left", "yanchor": "top", "tracegroupgap": 8, "itemsizing": "constant", "bgcolor": "rgba(255,255,255,0.8)", "bordercolor": "#cccccc", "borderwidth": 1}, "width": 1100, "height": 850, "plot_bgcolor": "rgba(0,0,0,0)", "paper_bgcolor": "white"}}
